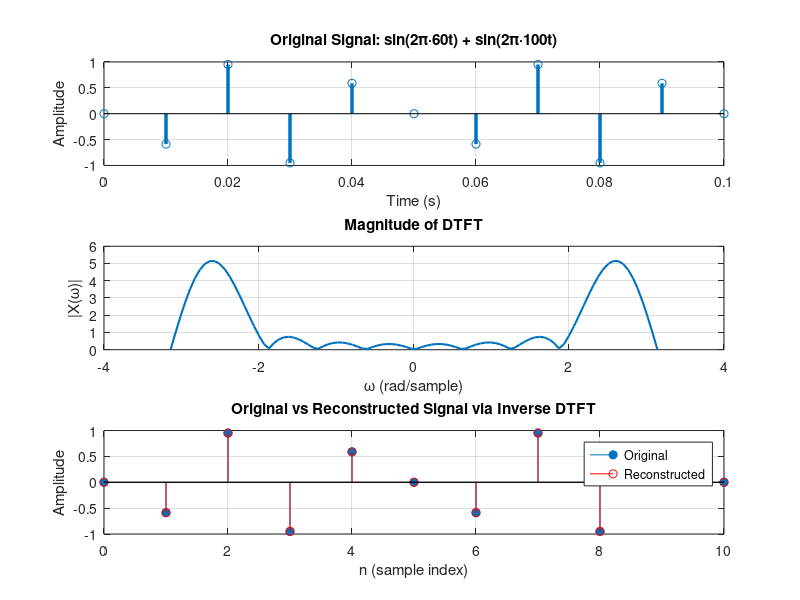

Source code (MATLAB):
% Sampling parameters
clc;
close all;
clear all;

Fs = 100;                  % Sampling frequency (Hz)
T = 1/Fs;                   % Sampling period
t = 0:T:0.1;                % Time vector (0 to 0.1 sec)
n = 0:length(t)-1;          % Discrete-time indices

% Original continuous-time signal sampled
x = sin(2*pi*60*t) + sin(2*pi*100*t);   % x(t) sampled

% Frequency range for DTFT
omega = linspace(-pi, pi, 100);       % Normalized frequency
X = zeros(size(omega));                % DTFT values

% Compute DTFT
for k = 1:length(omega)
    X(k) = sum(x .* exp(-1j * omega(k) * n));
end
f=(omega*Fs)/2*pi;
% Inverse DTFT approximation
x_recon = zeros(size(n));
d_omega = omega(2) - omega(1);

for i = 1:length(n)
    x_recon(i) = (1/(2*pi))*sum(X .* exp(1j * omega * n(i)) * d_omega);
end

% Plot all in one figure
figure;

% Original signal
subplot(3,1,1);
stem(t, x, 'LineWidth', 2.5);
title('Original Signal: sin(2π·60t) + sin(2π·100t)');
xlabel('Time (s)');
ylabel('Amplitude');
grid on;

% Magnitude of DTFT
subplot(3,1,2);
plot(omega, abs(X), 'LineWidth', 1.5);
title('Magnitude of DTFT')
xlabel('\omega (rad/sample)');
ylabel('|X(\omega)|');
grid on;

% Original vs Reconstructed Signal
subplot(3,1,3);
stem(n, x, 'filled', 'DisplayName', 'Original');
hold on;
stem(n, real(x_recon), 'r', 'DisplayName', 'Reconstructed');
title('Original vs Reconstructed Signal via Inverse DTFT');
xlabel('n (sample index)');
ylabel('Amplitude');
legend;
grid on;
